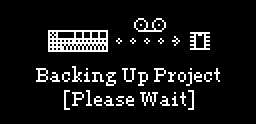
#> input picture Assets/Img/BackupProject.png, 128 x 62 px (shown 2 times larger)
$ python displaySimulation.py   (older library calls are emulated)
#> lines starting #> are read from the running program, lines starting #| are printed output that depends on the picture; after the words box and inside, x2 and y2 are one past the last pixel; in counts of white or black regions, pixels touching at a corner belong together
import time

import cv2
import numpy as np
from tkinter import *
# pip install pillow
from PIL import Image, ImageTk, ImageEnhance

# Display size
displaySize = (128, 64)
zoom = 3


def rescale(img):
    size = img.size
    print(size)
    size = (displaySize[0] * zoom, displaySize[1] * zoom)
    img = img.resize(size, Image.ANTIALIAS)
    enhancer = ImageEnhance.Sharpness(img)
    enhanced_im = enhancer.enhance(5.0)
    return enhanced_im


class Window(Frame):
    # [11 lines left out: function __init__, not called in this run]


# File: animated-hello-world-pi.py
import time

from PIL import Image
from PIL import ImageDraw
from PIL import ImageFont

'''
# Virtual display
import cv2
import numpy as np
'''
# Import Luma.OLED libraries
similated = True

if not similated:
    from luma.core.interface.serial import spi
    from luma.oled.device import ssd1331

    # Configure the serial port
    serial = spi(device=0, port=0)
    device = ssd1331(serial)

globalimg = ""


def display():

    font = ImageFont.truetype("FreeMonoBold.ttf", 12)
    # draw = ImageDraw.Draw(image)

    # image2 = Image.new('RGB', (128, 64), 'white')
    # load = Image.open("Assets/Img/BackupProject.png")
    pathToImage = "Assets/Img/BackupProject.png"

    # image = Image.new('RGB', (1000, 1000), 'white')
    load = Image.new('RGB', (128, 64))
#> load: PIL image 128x64 RGB; every value is 0
    load.paste(Image.open(pathToImage).convert("1"))
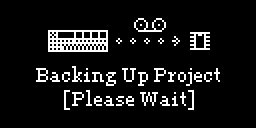
#> load: PIL image 128x64 RGB (shown 2 times larger); 8.6% white in thin lines or dots, all inside (x1, y1, x2, y2) = (18, 9, 110, 55)
    load = rescale(load)
#| (128, 64)
#> in rescale, `img = img.resize(size, Image.ANTIALIAS)`:
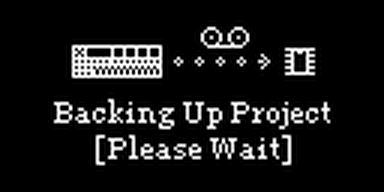
#> img: PIL image 384x192 RGB; min 0, max 255, mean 23.7
#> in rescale, `enhanced_im = enhancer.enhance(5.0)`:
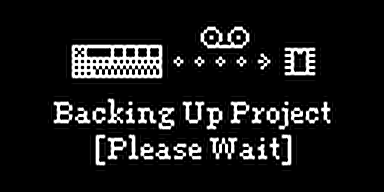
#> enhanced_im: PIL image 384x192 RGB; min 0, max 255, mean 24.9
    # image.paste(load, (10, 10))

    # Output to OLED display
    # device.display(image)

    # Virtual display
    frameBGR = cv2.cvtColor(np.asarray(load), cv2.COLOR_RGB2BGR)
    blank_image = np.zeros(((64*zoom)+100, (128*zoom)+100, 3), np.uint8)
    blank_image[10:10 + (64*zoom), 10:10 + (128*zoom)] = frameBGR
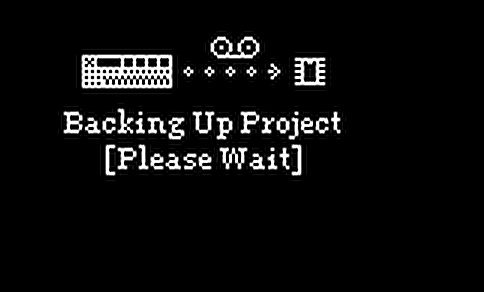
#> blank_image: shape (292, 484, 3); min 0, max 255, mean 13

    # blank_image[:, 0:786 // 2] = (255, 0, 0)

    # cv2.namedWindow("output", cv2.WINDOW_NORMAL)  # Create window with freedom of dimensions
    # imS = cv2.resize(blank_image, (200, 200))  # Resize image
    cv2.imshow("RSPI-MIDI", blank_image)

    k = cv2.waitKey(1) & 0xFF
#> (key Esc is pressed here)
    time.sleep(100)


# [42 lines left out: function main, not called in this run]

    # Virtual display
    # cv2.destroyAllWindows()


if __name__ == "__main__":
    display()

# [11 lines of commented-out code are left out]

$ run again, with Assets/Img/Deleting.png copied over Assets/Img/BackupProject.png
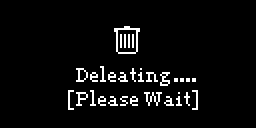
#> input picture Assets/Img/Deleting.png, 128 x 64 px (shown 2 times larger)
#> load: PIL image 128x64 RGB; every value is 0
#> in display, load is the input picture: PIL image 128x64 RGB; 4.5% white in thin lines or dots, all inside (x1, y1, x2, y2) = (34, 13, 99, 55)
#| (128, 64)
#> in rescale, `enhanced_im = enhancer.enhance(5.0)`:
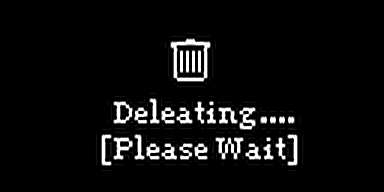
#> enhanced_im: PIL image 384x192 RGB; min 0, max 255, mean 13.2
#> in display, `blank_image[10:10 + (64*zoom), 10:10 + (128*zoom)] = frameBGR`:
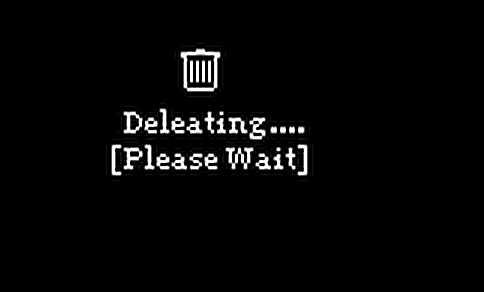
#> blank_image: shape (292, 484, 3); min 0, max 255, mean 6.9
